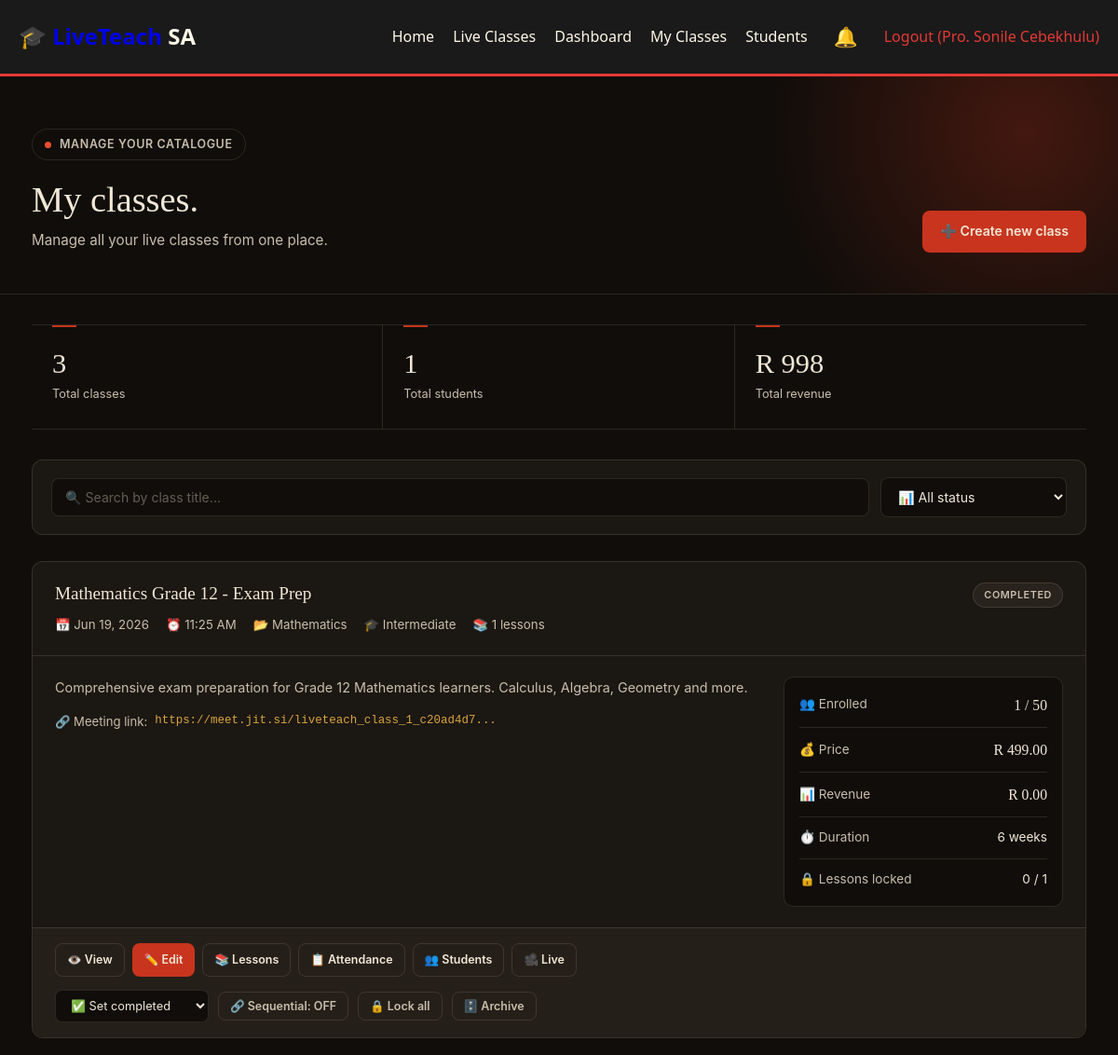
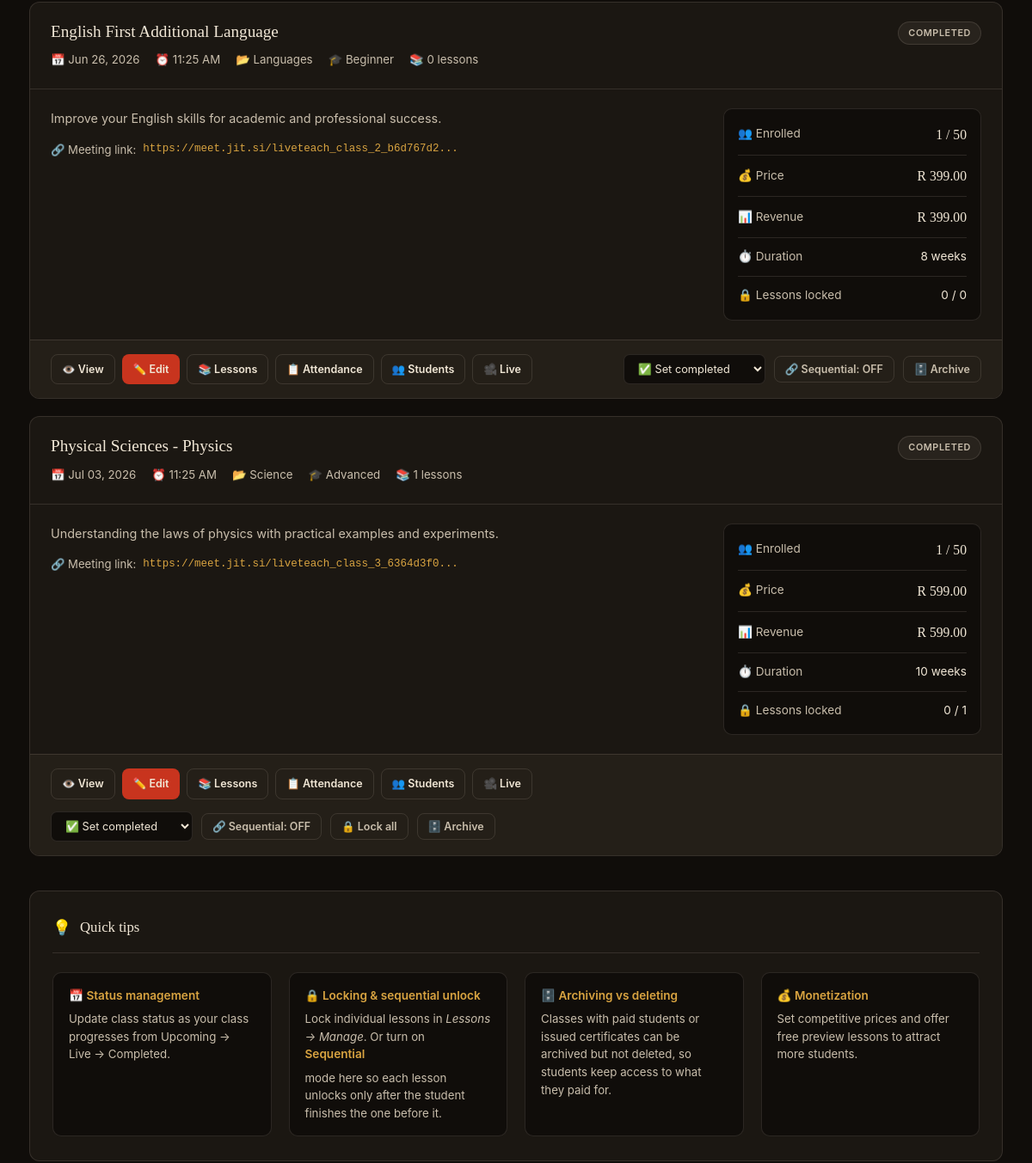
The app's page /teacher/classes.php (signed in, upper part), older data (2 pictures, top to bottom).
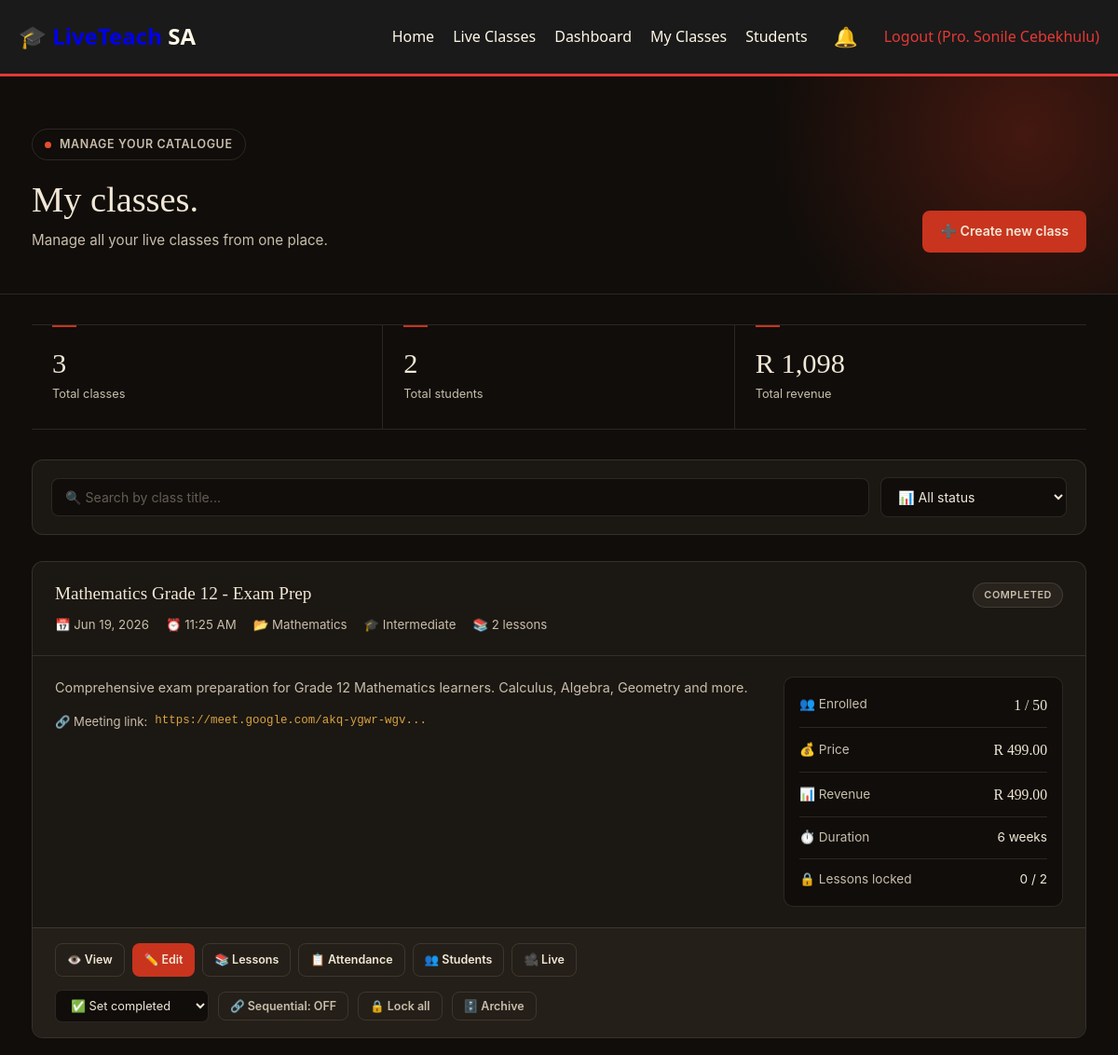
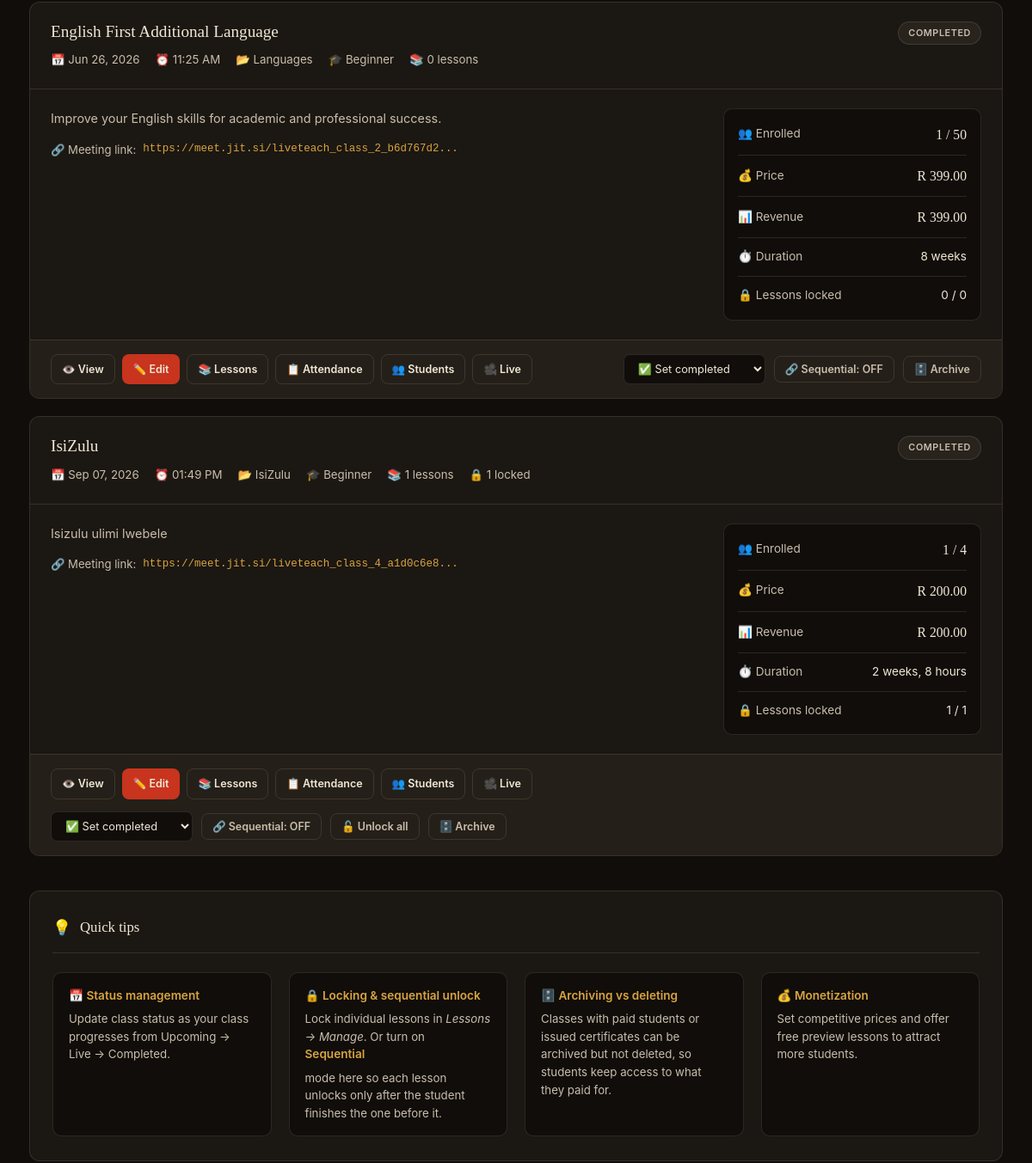
The same page, newer data (2 pictures, top to bottom).
### tables this page shows
CREATE TABLE `live_classes` (
  `id` int(11) NOT NULL,
  `teacher_id` int(11) NOT NULL,
  `title` varchar(255) NOT NULL,
  `description` text DEFAULT NULL,
  `short_description` varchar(500) DEFAULT NULL,
  `image` varchar(255) DEFAULT NULL,
  `price` decimal(10,2) NOT NULL DEFAULT 0.00,
  `duration` varchar(50) DEFAULT NULL,
  `level` enum('beginner','intermediate','advanced') NOT NULL DEFAULT 'beginner',
  `category` varchar(100) DEFAULT NULL,
  `start_date` datetime DEFAULT NULL,
  `end_date` datetime DEFAULT NULL,
  `schedule` text DEFAULT NULL,
  `meeting_link` varchar(500) DEFAULT NULL,
  `meeting_id` varchar(100) DEFAULT NULL,
  `meeting_password` varchar(100) DEFAULT NULL,
  `recording_url` varchar(500) DEFAULT NULL,
  `materials` text DEFAULT NULL,
  `max_students` int(11) DEFAULT 50,
  `current_students` int(11) NOT NULL DEFAULT 0,
  `status` enum('upcoming','ongoing','completed','cancelled') NOT NULL DEFAULT 'upcoming',
  `is_featured` tinyint(1) NOT NULL DEFAULT 0,
  `sequential_unlock` tinyint(1) NOT NULL DEFAULT 0,
  `created_at` timestamp NOT NULL DEFAULT current_timestamp(),
  `thumbnail` varchar(500) DEFAULT NULL,
  `preview_video` varchar(500) DEFAULT NULL,
  `stream_platform` enum('zoom','google_meet','custom','youtube_live') DEFAULT 'zoom',
  `stream_embed` text DEFAULT NULL
);

### teacher/classes.php (the view, shortened to what the changed rows need)
<?php
require_once '../includes/header.php';
$connection = getDbConnection();
$teacherId  = (int)$_SESSION['user']['id'];
$statusFilter = isset($_GET['status']) ? $_GET['status'] : '';
$searchFilter = isset($_GET['search']) ? trim($_GET['search']) : '';
$where  = "c.teacher_id = ?";
$params = [$teacherId];
$types  = 'i';
$sql = "
    SELECT c.*,
        (SELECT COUNT(*) FROM enrollments
           WHERE class_id = c.id AND payment_status = 'paid') AS student_count,
        (SELECT COUNT(*) FROM enrollments
           WHERE class_id = c.id
             AND (payment_status = 'paid' OR certificate_issued = 1)) AS locked_enrollments,
        (SELECT SUM(amount_paid) FROM enrollments
           WHERE class_id = c.id AND payment_status = 'paid') AS total_revenue,
        (SELECT COUNT(*) FROM course_lessons WHERE class_id = c.id) AS lesson_count,
        (SELECT COUNT(*) FROM course_lessons WHERE class_id = c.id AND is_locked = 1) AS locked_lesson_count
    FROM live_classes c
    WHERE $where
    ORDER BY
        CASE c.status
            WHEN 'ongoing' THEN 1
            WHEN 'upcoming' THEN 2
            WHEN 'completed' THEN 3
            ELSE 4
        END,
        c.start_date ASC
";
$stmt = $connection->prepare($sql);
$stmt->bind_param($types, ...$params);
$stmt->execute();
$classes = $stmt->get_result()->fetch_all(MYSQLI_ASSOC);
$s = $connection->prepare("
    SELECT COUNT(DISTINCT e.student_id) AS cnt
    FROM enrollments e
    JOIN live_classes c ON e.class_id = c.id
    WHERE c.teacher_id = ? AND e.payment_status = 'paid'
");
$s->bind_param('i', $teacherId);
$s->execute();
$totalStudents = (int)$s->get_result()->fetch_assoc()['cnt'];
$s = $connection->prepare("
    SELECT SUM(e.amount_paid) AS total
    FROM enrollments e
    JOIN live_classes c ON e.class_id = c.id
    WHERE c.teacher_id = ? AND e.payment_status = 'paid'
");
$s->bind_param('i', $teacherId);
$s->execute();
$totalRevenue = (float)($s->get_result()->fetch_assoc()['total'] ?? 0);
?>
<main class="lt-page">
    <div class="lt-dash-header">
        <div class="lt-container lt-dash-header-inner">
            <div>
                <h1>My classes.</h1>
            </div>
        </div>
    </div>
    <div class="lt-container" style="padding-bottom: 72px;">
        <div class="lt-stats-grid" style="margin-top: 32px;">
            <div class="lt-stat">
                <div class="lt-stat-number"><?php echo (int)$totalStudents; ?></div>
                <div class="lt-stat-label">Total students</div>
            </div>
            <div class="lt-stat">
                <div class="lt-stat-number">R <?php echo number_format($totalRevenue ?? 0, 0); ?></div>
                <div class="lt-stat-label">Total revenue</div>
            </div>
        </div>
        <?php if (empty($classes)): ?>
            <div class="lt-empty">
                <div class="lt-empty-icon">📭</div>
                <h3>No classes found</h3>
                <p>
                    <?php if ($searchFilter || $statusFilter): ?>
                        No classes match your filters. Try clearing them.
                    <?php else: ?>
                        You haven't created any classes yet.
                    <?php endif; ?>
                </p>
                <a href="add-class.php" class="lt-btn lt-btn-primary">Create your first class</a>
            </div>
        <?php else: ?>
            <?php foreach ($classes as $class):
                $statusBadge = '';
                $statusText = '';
                switch($class['status']) {
                    case 'completed':
                        $statusBadge = 'lt-status-completed';
                        $statusText = 'Completed';
                        break;
                }
                $lockedEnrol = (int)($class['locked_enrollments'] ?? 0);
                $isDeletable = ($lockedEnrol === 0);
                $lessonCount   = (int)($class['lesson_count'] ?? 0);
                $lockedLessons = (int)($class['locked_lesson_count'] ?? 0);
                $sequential    = !empty($class['sequential_unlock']);
            ?>
                <div class="lt-class-card">
                    <div class="lt-class-head">
                        <div class="lt-class-head-left">
                            <h3 class="lt-class-title"><?php echo htmlspecialchars($class['title']); ?></h3>
                            <div class="lt-class-meta">
                                <span>📅 <?php echo date('M d, Y', strtotime($class['start_date'])); ?></span>
                                <span>⏰ <?php echo date('h:i A', strtotime($class['start_date'])); ?></span>
                                <?php if (!empty($class['category'])): ?>
                                    <span>📂 <?php echo htmlspecialchars($class['category']); ?></span>
                                <?php endif; ?>
                                <span>🎓 <?php echo ucfirst($class['level']); ?></span>
                                <span>📚 <?php echo $lessonCount; ?> lessons</span>
                                <?php if ($lockedLessons > 0): ?>
                                    <span>🔒 <?php echo $lockedLessons; ?> locked</span>
                                <?php endif; ?>
                            </div>
                        </div>
                        <div class="lt-class-badges">
                            <span class="lt-status <?php echo $statusBadge; ?>">
                                <?php echo $statusText; ?>
                            </span>
                        </div>
                    </div>
                    <div class="lt-class-body">
                        <div>
                            <p class="lt-class-desc">
                                <?php echo nl2br(htmlspecialchars(substr((string)$class['description'], 0, 200))); ?>
                            </p>
                            <?php if (!empty($class['meeting_link'])): ?>
                                <div class="lt-class-link">
                                    <span>🔗 Meeting link:</span>
                                    <a href="<?php echo htmlspecialchars($class['meeting_link']); ?>" target="_blank" rel="noopener">
                                        <?php echo htmlspecialchars(substr($class['meeting_link'], 0, 50)); ?>...
                                    </a>
                                </div>
                            <?php endif; ?>
                        </div>
                        <div class="lt-class-stats">
                            <div class="lt-stat-row">
                                <span class="lt-slabel">👥 Enrolled</span>
                                <span class="lt-svalue"><?php echo (int)$class['student_count']; ?> / <?php echo (int)$class['max_students']; ?></span>
                            </div>
                            <div class="lt-stat-row">
                                <span class="lt-slabel">💰 Price</span>
                                <span class="lt-svalue">R <?php echo number_format((float)$class['price'], 2); ?></span>
                            </div>
                            <div class="lt-stat-row">
                                <span class="lt-slabel">📊 Revenue</span>
                                <span class="lt-svalue">R <?php echo number_format((float)($class['total_revenue'] ?? 0), 2); ?></span>
                            </div>
                            <div class="lt-stat-row">
                                <span class="lt-slabel">⏱️ Duration</span>
                                <span class="lt-svalue" style="font-family: 'Inter', sans-serif; font-size: 0.85rem;"><?php echo htmlspecialchars($class['duration'] ?: 'Not specified'); ?></span>
                            </div>
                            <div class="lt-stat-row">
                                <span class="lt-slabel">🔒 Lessons locked</span>
                                <span class="lt-svalue" style="font-family: 'Inter', sans-serif; font-size: 0.85rem;"><?php echo $lockedLessons; ?> / <?php echo $lessonCount; ?></span>
                            </div>
                        </div>
                    </div>
                    <div class="lt-class-foot">
                        <div class="lt-class-actions">
                            <a href="../classes/class.php?id=<?php echo (int)$class['id']; ?>" class="lt-btn lt-btn-outline lt-btn-sm" target="_blank" rel="noopener">👁️ View</a>
                            <a href="edit-class.php?id=<?php echo (int)$class['id']; ?>" class="lt-btn lt-btn-primary lt-btn-sm">✏️ Edit</a>
                            <a href="course-content.php?class_id=<?php echo (int)$class['id']; ?>" class="lt-btn lt-btn-outline lt-btn-sm">📚 Lessons</a>
                            <a href="attendance.php?class_id=<?php echo (int)$class['id']; ?>" class="lt-btn lt-btn-outline lt-btn-sm">📋 Attendance</a>
                            <a href="students.php?class_id=<?php echo (int)$class['id']; ?>" class="lt-btn lt-btn-outline lt-btn-sm">👥 Students</a>
                            <a href="live-stream.php?class_id=<?php echo (int)$class['id']; ?>" class="lt-btn lt-btn-outline lt-btn-sm">🎥 Live</a>
                        </div>
                        <div class="lt-class-tools">
                            <form method="post" class="lt-status-form">
                                <select name="new_status" onchange="this.form.submit()">
                                    <option value="completed" <?php echo $class['status'] == 'completed' ? 'selected' : ''; ?>>✅ Set completed</option>
                                </select>
                            </form>
                            <form method="post" class="lt-status-form">
                                <button type="submit"
                                        class="lt-btn <?php echo $sequential ? 'lt-btn-gold' : 'lt-btn-outline'; ?> lt-btn-sm"
                                        title="<?php echo $sequential
                                            ? 'Sequential mode ON — the next lesson unlocks only after the current one is completed'
                                            : 'Sequential mode OFF — lessons unlock individually based on each lesson\'s lock setting'; ?>">
                                    <?php echo $sequential ? '🔗 Sequential: ON' : '🔗 Sequential: OFF'; ?>
                                </button>
                            </form>
                            <?php if ($lessonCount > 0 && $lockedLessons > 0): ?>
                                <form method="post" onsubmit="return confirm('Unlock all lessons in this class?');" style="display:inline">
                                    <button type="submit" class="lt-btn lt-btn-outline lt-btn-sm" title="Unlock every lesson in this class">
                                        🔓 Unlock all
                                    </button>
                                </form>
                            <?php elseif ($lessonCount > 0): ?>
                                <form method="post" onsubmit="return confirm('Lock all lessons in this class? Students will need them unlocked individually or via sequential progress.');" style="display:inline">
                                    <button type="submit" class="lt-btn lt-btn-outline lt-btn-sm" title="Lock every lesson in this class">
                                        🔒 Lock all
                                    </button>
                                </form>
                            <?php endif; ?>
                            <?php if ($isDeletable): ?>
                                <form method="post" onsubmit="return confirm('Permanently delete this class? This cannot be undone.');" style="display: inline;">
                                    <?php echo csrf_field(); ?>
                                    <input type="hidden" name="delete_class" value="<?php echo (int)$class['id']; ?>">
                                    <button type="submit" class="lt-btn lt-btn-danger lt-btn-sm">🗑️ Delete</button>
                                </form>
                            <?php else: ?>
                                <form method="post" onsubmit="return confirm('Archive this class? Students keep access to existing content, but no new enrollments will be accepted.');" style="display: inline;">
                                    <button type="submit" class="lt-btn lt-btn-outline lt-btn-sm"
                                            title="<?php echo $lockedEnrol; ?> paid enrollment<?php echo $lockedEnrol != 1 ? 's' : '' ?> or issued certificate<?php echo $lockedEnrol != 1 ? 's' : '' ?> — archive instead of delete">
                                        🗄️ Archive
                                    </button>
                                </form>
                            <?php endif; ?>
                        </div>
                    </div>
                </div>
            <?php endforeach; ?>
        <?php endif; ?>
    </div>
</main>
<?php require_once '../includes/footer.php'; ?>

Row changes from the older to the newer data that the page shows:
removed live_classes: title "Physical Sciences - Physics", start_date "Jul 03, 2026", start_date "11:25 AM", category "Science", level "Advanced", lessonCount "1", status "COMPLETED", description "Understanding the laws of physics with practical examples and experiments.", meeting_link "https://meet.jit.si/liveteach_class_3_6364d3f0", student_count "1", max_students "50", price "599.00", total_revenue "599.00", duration "10 weeks", lockedLessons "0", new_status "✅ Set completed", sequential_unlock "🔗 Sequential: OFF"
changed live_classes "Mathematics Grade 12 - Exam Prep": lessonCount "1" → "2"; meeting_link "https://meet.jit.si/liveteach_class_1_c20ad4d7" → "https://meet.google.com/akq-ygwr-wgv"; total_revenue "0.00" → "499.00"
added live_classes: title "IsiZulu", start_date "Sep 07, 2026", start_date "01:49 PM", category "IsiZulu", level "Beginner", lessonCount "1", lockedLessons "1", status "COMPLETED", description "Isizulu ulimi lwebele", meeting_link "https://meet.jit.si/liveteach_class_4_a1d0c6e8", student_count "1", max_students "4", price "200.00", total_revenue "200.00", duration "2 weeks, 8 hours", new_status "✅ Set completed", sequential_unlock "🔗 Sequential: OFF"
Text that changed along with them:
$totalStudents: "1" → "2"
$totalRevenue: "998" → "1,098"
